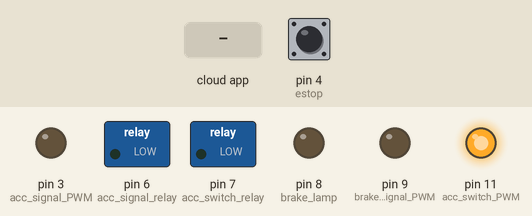
This sketch was run on a simulated Arduino Uno, built with avr-gcc and run on an emulated ATmega328P. On the bench: switched loads named in the sketch (green lamp = pin HIGH), output pins drawn as LEDs (lit = HIGH). The inputs (shaded band) are chosen by the test bench; at power-on: pin 4 (estop) LOW. The ROS host is connected and sends only what is stated.

Above: at 1.2 s.
1.3 s: pin 4 (estop) pulled HIGH for 3.2 s
At 3.6 s:
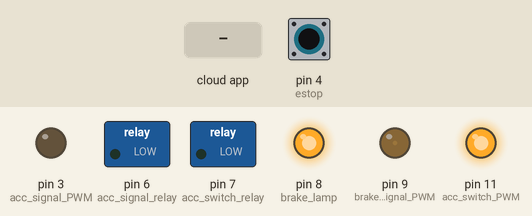
6.0 s: the phone or cloud app sets acc to 45
At 8.0 s:
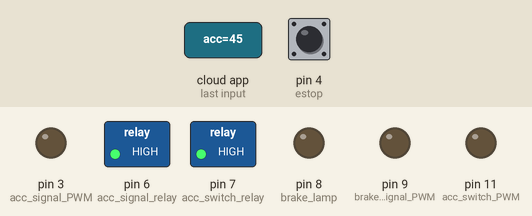
8.5 s: the phone or cloud app sets acc to 90
At 9.2 s:
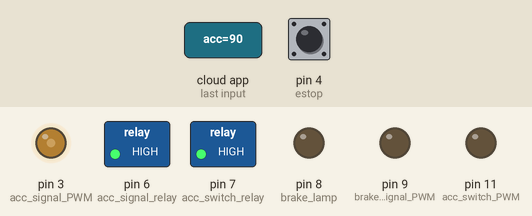
11.0 s: the phone or cloud app sets acc to 180
At 11.8 s:
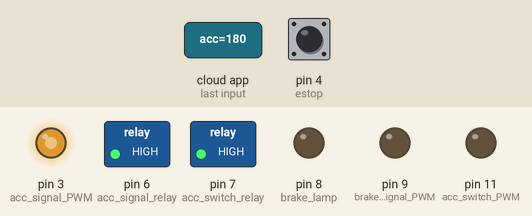
13.5 s: pin 4 (estop) pulled HIGH for 0.15 s
At 13.57 s:
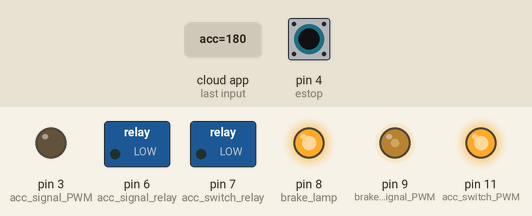
Timing chart, 0 to 16.1 s (numbered marks = the images above; inputs shaded):
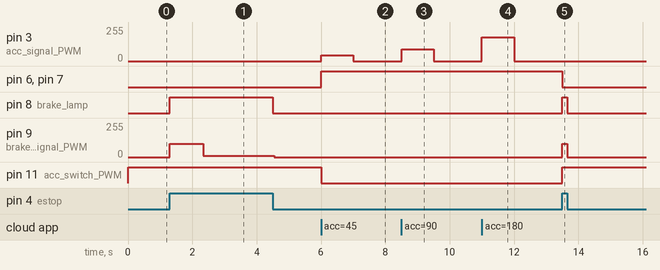

The sketch:

accelerate_control4.ino
```cpp
/* PULLDOWN REQUIRED
  acc control & brake control & brake lamp & e-stop
  D0,1,2,3,4,5,6,7,8,9,10,11,12,13,A0,1,2,3,4,5
   x,x,2,x,x,x,x,x,x,x, x, x, ?,13, x,1,2,3,4,5
  --
  Pin assignment
  D3  acc signal PWM
  D4  relay4 estop
  D5  relay3 no connection
  D6  relay2 acc signal
  D7  relay1 acc switch
  D8  brake lamp
  D9  front brake PWM
  D10 rear brake PWM
  D11 acc swtich PWM
  A0  speed measurement    Not implemented
  ---
  Wire assignment
  --E-stop-----
  D4 ----PULLDOWN Normal->LOW Estop->HIGH
  --acc control-------------------------------
  D7---------------|
             --------------
  --- BLACK -|NC relay1   |
  D11--BLUE--|NO       COM|--WHITE-- acc switch
             --------------  (255->STOP, 0->MOVE)

  D6--------------------------------|
                               --------------
  --- GREEN -------------------|NC relay2   |
  D3-|LOW |--|OPAMP |--YELLOW--|NO       COM|--RED-- acc signal
     |PASS|  |buffer|          --------------
     R=100k,C=0.33uF
  --front brake control-------------------------------
        -------------------
  D9----|In  H-Bridge  Out|--BLUE--brake signal
  12V---|12V              | (D9 PWM from 0 to 100)
  GND---|GND              |
        -------------------
  --rear brake control-------------------------------
  D10-------|Rear brake|---Linear actuator
                           myservo.writeMicroseconds (1950);//released
                           myservo.writeMicroseconds (1600);//pulled
  --brake lamp--------------------------------------
                   ---------------
  D8----YELLOW-----|Ctl          |
  G-----BLACK------|GND relay    |
  Vcc---RED--------|+5V       COM|------|Brake lamp|
  12V--------------|NO           |
  12V--|Pedal |----|NC           |
       |Switch|    ---------------
  -----Speed measurement ----
  A0---|LOWPASS|----|D3 Speed measurement arduino|   Not implemented
       R=100k,C=0.33uF
  TOPIC in-------
  acc-> Int16 from 0 to 255
  brake-> Int16 from 0 to 100
  TOPIC out---------
  c_acc<- Int16
  c_brake<- Int16
  c_blamp<- Bool
  c_estop<- Bool
*/
#include <ros.h>
#include <std_msgs/Bool.h>
#include <std_msgs/Int16.h>
ros::NodeHandle nh;
std_msgs::Int16 c_acc; // for debugging
std_msgs::Int16 c_brake; // for debugging
std_msgs::Bool c_blamp; // for debugging
std_msgs::Bool c_estop; // for debugging
ros::Publisher pubacc("c_acc", &c_acc);
ros::Publisher pubbrake("c_brake", &c_brake);
ros::Publisher pubblamp("c_blamp", &c_blamp);
ros::Publisher pubestop("c_estop", &c_estop);

int acc_switch_relay = 7;//  pin07 PD7 on/off relay 1
int acc_signal_relay = 6;//  pin06 PD6 on/off relay 2
int acc_switch_PWM = 11;//  pin11 PD11 PWM 255->STOP,0->MOVE
int acc_signal_PWM = 3;//  pin03 PD3 PWM  SpeedControl
int brake_signal_PWM = 9;// pin09
int estop = 4; ////estop
int brake_lamp = 8;
int rear_brake = 10;

int acc = 0;
int brake = 0;
unsigned long duration_time = 0;

bool blamp = false;

unsigned long publishtime = 0;

bool estop_flag = false;
bool estop_flag_pre = false;
bool acc_topic = false;
bool brake_topic = false;


// acc_on(1-255) acc and relay is on
// acc_on(0) relay is off
// blamp = accbrake_off();acc = 0;brake = 0;duration_time = 0  completely off
// blamp = brake_on(1-100) front brake
// blamp = brake_on(255) rear brake
// blamp = brake_on(0) off
void accCb(const std_msgs::Int16 &Acc)
{
  acc = Acc.data;
  if (acc > 255) acc = 255; if (acc < 0) acc = 0;
  brake_topic = false;
  acc_topic = true;
  brake = 0;
}
void brakeCb(const std_msgs::Int16 &Brake)
{
  brake = Brake.data;
  if (brake > 100) brake = 100; else if (brake < 0) brake = 0;
  acc = 0;
  acc_topic = false;
  brake_topic = true;
}
// acc_on(1-255) acc and relay is on
// acc_on(0) relay is off
// blamp = brake_on(1-100) front brake
// blamp = brake_on(255) rear brake
// blamp = brake_on(0) off
void acc_on(int acc1) {
  if (acc1 == 0) {
    digitalWrite(acc_signal_relay, LOW); // trun on relay2
    digitalWrite(acc_switch_relay, LOW); // trun on relay1
    analogWrite(acc_switch_PWM, 255); // stop
    analogWrite(acc_signal_PWM, 0);
  } else {
    digitalWrite(acc_signal_relay, HIGH); // trun on relay2
    digitalWrite(acc_switch_relay, HIGH); // trun on relay1
    analogWrite(acc_switch_PWM, 0); // move
    acc1--;
    analogWrite(acc_signal_PWM, acc1);
  }
}
bool brake_on(int brake1) {
  if (brake1 == 255) {
    analogWrite(brake_signal_PWM, 0);
    //    myservo.writeMicroseconds (1600);//pulled
  } else {
    analogWrite(brake_signal_PWM, brake1);
    //    myservo.writeMicroseconds (1950);//released
    if (brake1 == 0) {
      digitalWrite(brake_lamp, false);
      //      duration_time = 0;
      return false;
    }
  }
  digitalWrite(brake_lamp, true);
  return true;
}
unsigned long c_millis;
bool estop_on = false;
ros::Subscriber<std_msgs::Int16> subacc("acc", &accCb);
ros::Subscriber<std_msgs::Int16> subbrake("brake", &brakeCb);
void setup()
{
  acc = 0;
  brake = 0;
  duration_time = 0;
  pinMode(estop, INPUT);
  pinMode(acc_switch_relay, OUTPUT); //  pin07 PD7 on/off relay 1
  pinMode(acc_signal_relay, OUTPUT); //  pin06 PD6 on/off relay 2
  pinMode(acc_switch_PWM, OUTPUT); //  pin11 PD11 PWM  HIGH->STOP,LOW->move
  pinMode(acc_signal_PWM, OUTPUT); //  pin03 PD3 PWM  SpeedControl
  analogWrite(acc_switch_PWM, 255); // stop
  analogWrite(acc_signal_PWM, 0); //
  pinMode(brake_signal_PWM, OUTPUT);
  pinMode(brake_lamp, OUTPUT);
  analogWrite(brake_signal_PWM, 0);
  digitalWrite(brake_lamp, LOW);
  //  myservo.attach(10);
  //  myservo.writeMicroseconds (1950);//released
  nh.initNode();
  nh.subscribe(subacc);
  nh.advertise(pubacc);
  nh.subscribe(subbrake);
  nh.advertise(pubbrake);
  nh.advertise(pubblamp);
  nh.advertise(pubestop);
  publishtime = millis() + 50;
  estop_on = digitalRead(estop);
  estop_flag_pre = estop_on;
  if (estop_on == true) {
    duration_time = c_millis + 1000;
    brake = 100;
  }
}
// acc_on(1-255) acc and relay is on
// acc_on(0) relay is off
// blamp = accbrake_off();acc = 0;brake = 0;duration_time = 0  completely off
// blamp = brake_on(1-100) front brake
// blamp = brake_on(255) rear brake
// blamp = brake_on(0) off
void loop() {
  c_millis = millis();
  estop_flag = digitalRead(estop);
  if (estop_flag_pre == false && estop_flag == true) {  // rising edge
    estop_on = true;
    duration_time = c_millis + 1000;
    brake = 100;
  }
  if (estop_flag_pre == true && estop_flag == false) { // falling edge
    estop_on = false;
    brake = 0; blamp = brake_on(brake);
    acc = 0; acc_on(acc);
    duration_time = 0;
  }
  if (estop_on == true) {
    brake_topic = false;
    acc_topic = false;
    brake = 100; blamp = brake_on(brake);
    acc = 0; acc_on(acc);
  }
  if (brake_topic == true) {
    duration_time = c_millis + 1000;
    acc = 0;
    brake_topic = false;
  }
  if (acc_topic == true) {
    duration_time = c_millis + 1000;
    brake = 0;
    acc_topic = false;
  }
  if (duration_time > 0) {
    if (brake > 0) {
      acc = 0; acc_on(acc);
      if (c_millis > duration_time) brake = 255;
      blamp = brake_on(brake);
    }
    if (acc > 0) {
      brake = 0; blamp = brake_on(brake);
      if (c_millis > duration_time) {
        acc = 1; duration_time = 0;
      }
      acc_on(acc);
    }
  }
  estop_flag_pre = estop_flag;
  if (c_millis > publishtime) {
    c_estop.data = estop_flag;
    pubestop.publish(&c_estop);
    c_brake.data = brake;
    pubbrake.publish(&c_brake);
    c_blamp.data = blamp;
    pubblamp.publish(&c_blamp);
    c_acc.data = acc;
    pubacc.publish(&c_acc);
    publishtime = c_millis + 50;
  }
  nh.spinOnce();
}
```

Measured:
- after the input at 1.3 s, pin 8 (brake_lamp): LOW → HIGH at once, → LOW 3.2 s later; pin 9 (brake_signal_PWM): 0/255 → 100/255 at once, → 10/255 1.0 s later, → 0/255 2.2 s later
- after the input at 6.0 s, pin 3 (acc_signal_PWM): 0/255 → 44/255 at once, → 0/255 1.0 s later; pin 6 (acc_signal_relay), pin 7 (acc_switch_relay): LOW → HIGH at once; pin 11 (acc_switch_PWM): HIGH → LOW at once
- after the input at 8.5 s, pin 3 (acc_signal_PWM): 0/255 → 89/255 at once, → 0/255 1.0 s later
- after the input at 11.0 s, pin 3 (acc_signal_PWM): 0/255 → 179/255 at once, → 0/255 1.0 s later
- after the input at 13.5 s, pin 6 (acc_signal_relay), pin 7 (acc_switch_relay): HIGH → LOW at once; pin 8 (brake_lamp): LOW → HIGH at once, → LOW 0.15 s later; pin 9 (brake_signal_PWM): 0/255 → 100/255 at once, → 0/255 0.15 s later; pin 11 (acc_switch_PWM): LOW → HIGH at once
